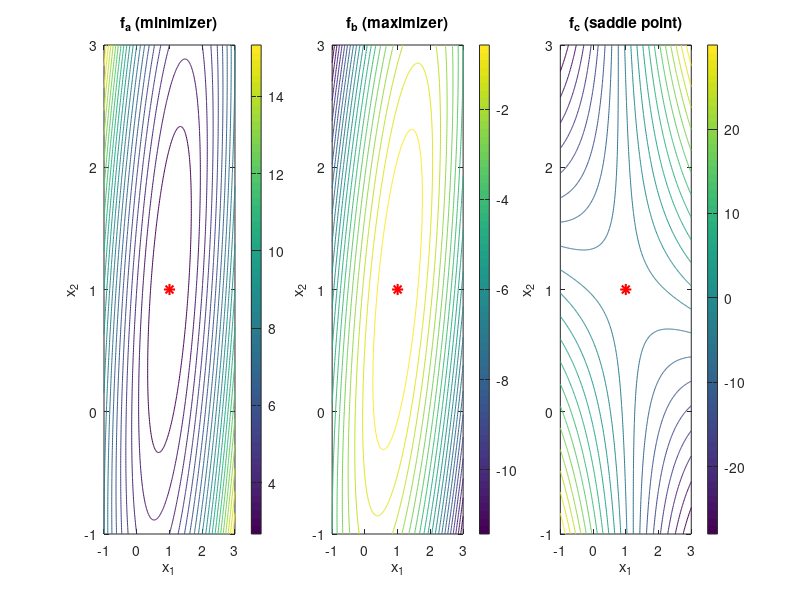

Recreate this plot in MATLAB.
% Quadratic functions and their Hessians
Ga = [4, -1; -1, 1];
Gb = [-3, 1; 1, -1];
Gc = [2, 8; 8, 1];

% Stationary points: G*x = -c
xa = Ga \ [3; 0];
xb = Gb \ [-2; 0];
xc = Gc \ [10; 9];

% Eigenvalues for classification
eig_Ga = eig(Ga);
eig_Gb = eig(Gb);
eig_Gc = eig(Gc);

% Contour plots
x1r = linspace(-1, 3, 300);
x2r = linspace(-1, 3, 300);
[X1, X2] = meshgrid(x1r, x2r);

fa = @(x1, x2) 2*x1.^2 - x1.*x2 + 0.5*x2.^2 - 3*x1 + 3.5;
fb = @(x1, x2) -1.5*x1.^2 + x1.*x2 - 0.5*x2.^2 + 2*x1 - 1;
fc = @(x1, x2) x1.^2 + 8*x1.*x2 + 0.5*x2.^2 - 10*x1 - 9*x2 + 4.5;

figure('Position', [0, 0, 1200, 380]);
subplot(1, 3, 1);
contour(X1, X2, fa(X1, X2), 20);
hold on; plot(xa(1), xa(2), 'r*', 'MarkerSize', 8, 'LineWidth', 1.5);
xlabel('x_1'); ylabel('x_2'); title('f_a (minimizer)'); colorbar;

subplot(1, 3, 2);
contour(X1, X2, fb(X1, X2), 20);
hold on; plot(xb(1), xb(2), 'r*', 'MarkerSize', 8, 'LineWidth', 1.5);
xlabel('x_1'); ylabel('x_2'); title('f_b (maximizer)'); colorbar;

subplot(1, 3, 3);
contour(X1, X2, fc(X1, X2), 20);
hold on; plot(xc(1), xc(2), 'r*', 'MarkerSize', 8, 'LineWidth', 1.5);
xlabel('x_1'); ylabel('x_2'); title('f_c (saddle point)'); colorbar;
